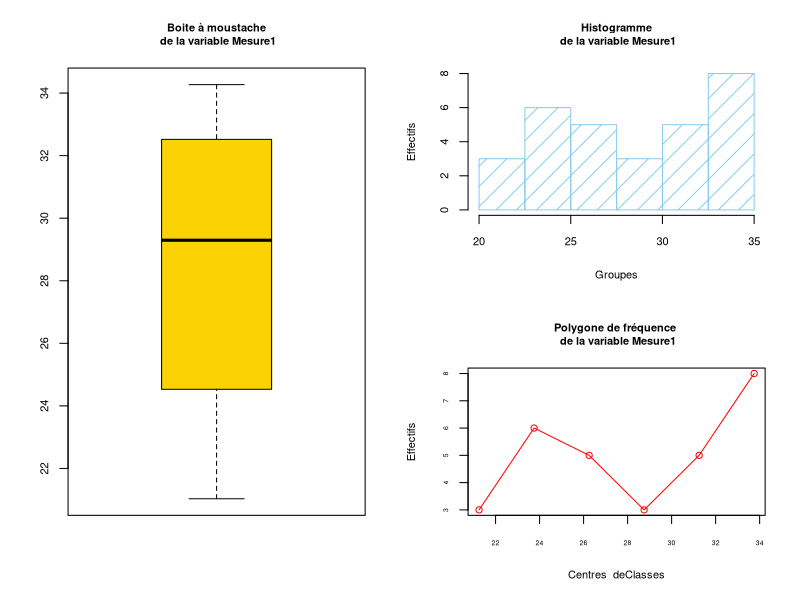

Here is the R script that generated this plot:
#Creer un objet mesure comprenant 30 mesures répondant à une loi de distribution uniforme avec un minimum de 20 et un maximum de 35
Mesure1<-round(runif(30, min = 20, max = 35),digits = 2) #Gération de 30 nombres pseuso-aléatoire selon la loi uniforme
Mesure1
(signif(median(Mesure1), digits = 2)) # calcul de la médiane 
(signif(mean(Mesure1), digits = 2))
(signif(sd(Mesure1), digits = 2))


#Remarques:When I use signif on the object Mesure1 return intiger however round return real
# But  signif go well on median,mean and sd???


Mesure2<-round(runif(100, min = 20, max = 35),digits = 2) #Gération de 30 nombres pseuso-aléatoire selon la loi uniforme
Mesure2
signif(median(Mesure2), digits = 2) # calcul de la médiane 
signif(mean(Mesure2), digits = 2)
signif(sd(Mesure2), digits = 2) 

#Définir une fenetre graphique qui vous permettra d'insérer 3 graphiques sur deux colonnes,1 à gauche et 2 à droite et visualiser
layout(matrix(c(1,1,2,3),2,2))


# Insérer dans la première zone graphique, le graphique de type boite à moustache de l'objet Mesure.
# Nommer ce graphique "Boite à moustache de la variable Mesure" sur deux lignes 

boxplot(Mesure1, cex.axis=0.8,cex.main=0.8,main="Boite à moustache\n de la variable Mesure1",col="#FCD203");


#Dans la deuxième zone graphique, insérer l'histogramme de cet objet Mesure
#selon des classes allant 20 à 35 avec un pas de 2.5
#Nommer ce graphique "Histogramme de la variable Mesure" pour qu'il s'affiche
# sur deux lignes. Nommer l'axes des abcisses "Groupes" et l'axes des ordonnées
# "Effectifs"

Histogramme<-hist(Mesure1, breaks=seq(from=20,to=35,by=2.5),col = "skyblue",density=7, cex.axis=0.8,xlab="Groupes", cex.lab=0.8,ylab="Effectifs", cex.main=0.8,main="Histogramme\n de la variable Mesure1");




#Dans la troisième zone graphique, insérer le polygone de fréquence correspondant à la variable Mesure1 selon les groupes de l'histogramme.
#Intituler  ce graphique Polygone de fréquence de la variable Mesure1 en l'affichant sur deux lignes.
#Nommer l'axe des ordonnées Effectifs et réduire la taille de la police des axes de moitié.


Centres_deClasses<-print(Histogramme$mids)
Effectifs<-print(Histogramme$counts)
plot(Centres_deClasses,Effectifs,type="o", col="red",cex.axis=0.5,cex.lab=0.8,cex.main=0.8,main="Polygone de fréquence \n de la variable Mesure1")
  






